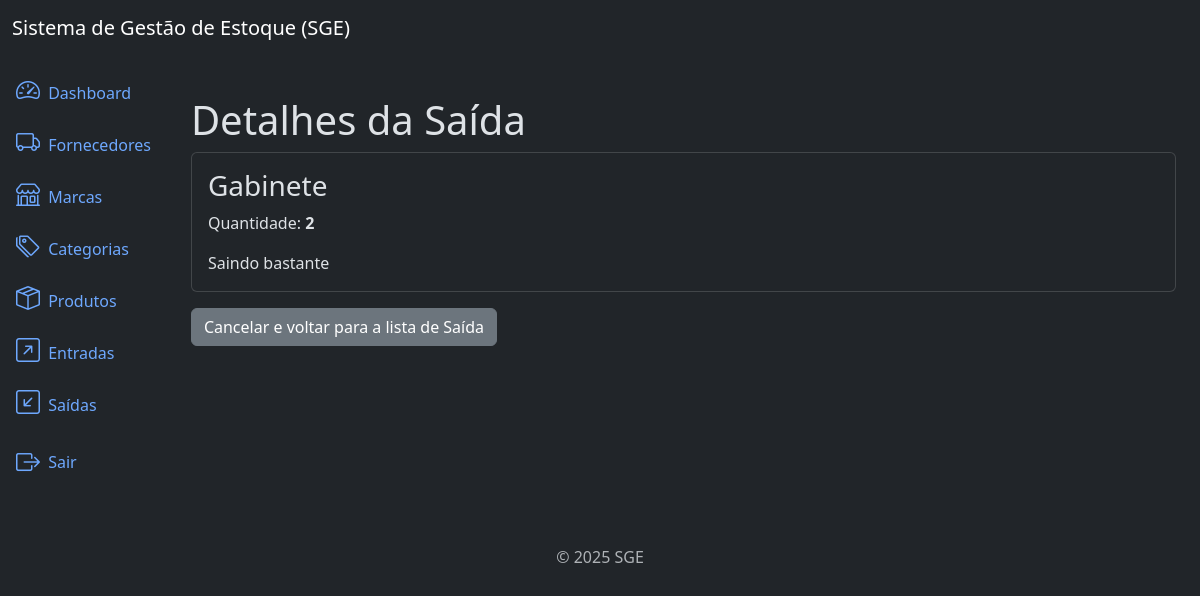
Page /outflows/4/detail/ (signed in) on the committed database.
### outflows/models.py (models this page shows, shortened)
class Outflow(models.Model):
    product = models.ForeignKey(Product, on_delete=models.PROTECT, related_name='outflows')
    quantity = models.IntegerField()
    description = models.TextField(null=True, blank=True)
    created_at = models.DateTimeField(auto_now_add=True)
    updated_at = models.DateTimeField(auto_now=True)
    class Meta:
        ordering = ['-created_at']

### products/models.py (models this page shows)
class Product (models.Model):
    title = models.CharField(max_length=500)
    category = models.ForeignKey(Category, on_delete=models.PROTECT, related_name='products')
    brand = models.ForeignKey(Brand, on_delete=models.PROTECT, related_name='products')
    description = models.TextField(null=True, blank=True)
    serie_number = models.CharField(max_length=200, null=True, blank=True)
    cost_price = models.DecimalField(max_digits=20, decimal_places=2)
    selling_price = models.DecimalField(max_digits=20, decimal_places=2)
    quantity = models.IntegerField(default=0)
    created_at = models.DateTimeField(auto_now_add=True)
    updated_at = models.DateTimeField(auto_now=True)
    class Meta:
         ordering = ['title']
    def __str__(self):
        return self.title

### outflows/views.py (the view)
# urls.py: path('outflows/<int:pk>/detail/', views.OutflowDetailView.as_view(), name='outflow_detail'),
class OutflowDetailView(LoginRequiredMixin, PermissionRequiredMixin, DetailView):
    model = models.Outflow
    template_name = 'outflow_detail.html'
    permission_required = 'outflows.view_outflow'

### outflows/templates/outflow_detail.html
{% extends 'base.html'%}
{% block content %}
<div class="'container mt-4">
    <h3 class="display-6"> Detalhes da Saída</h3>
    <div class="card">
        <div class="card-body">
            <h3 class="card-title">{{ object.product }}</h3>
            <p class="card-text">Quantidade: <strong>{{ object.quantity }}</strong></p>
            <p class="card-text">{{ object.description }}</p>
        </div>
    </div>
    <a href="{% url 'outflow_list' %}" class="btn btn-secondary mt-3">Cancelar e voltar para a lista de Saída</a>
</div>
{% endblock %}

### rows in the picture
Outflow: product "Gabinete", quantity "2", description "Saindo bastante"
